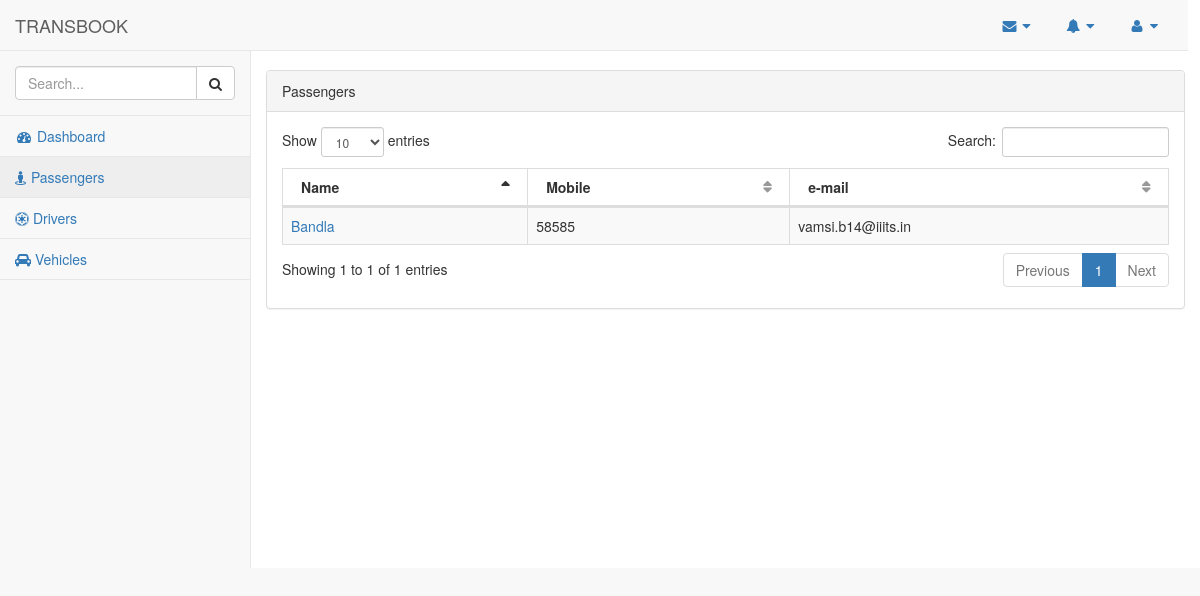
Before: /Transport/allpassengers/ with the older database file.
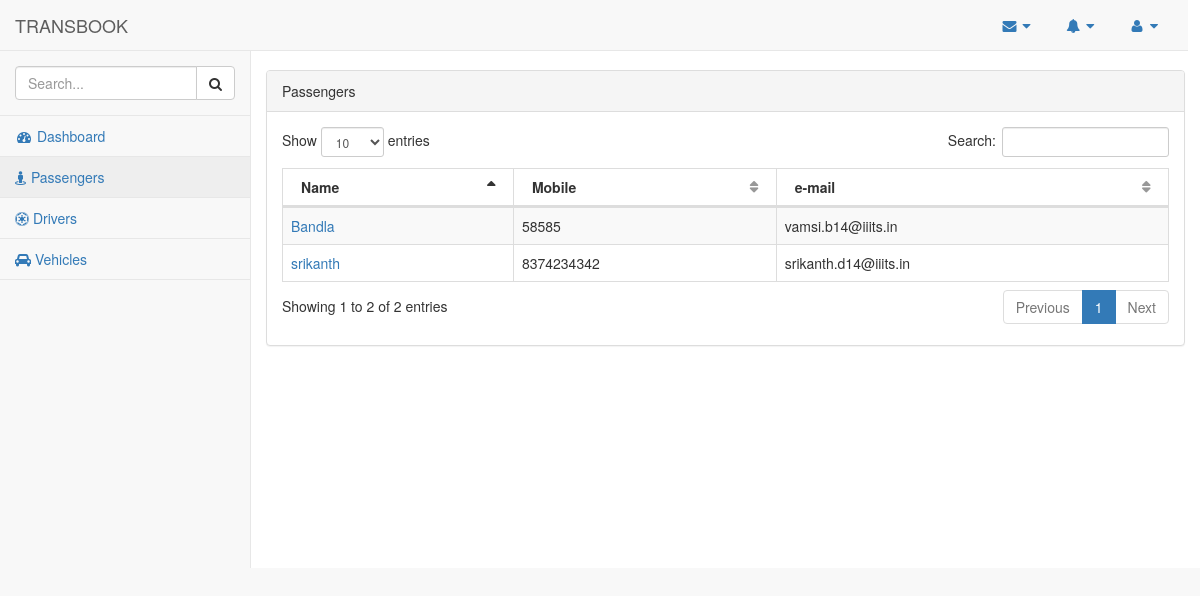
After: the same page with the newer database file.
### Transport/models.py (models this page shows, shortened)
class Passenger(models.Model):#stores all passangers details
    Passenger_My_user   = models.ForeignKey(My_user,on_delete=models.CASCADE, default=0)#to get all details from My user
    Passenger_latitude  = models.FloatField(default=None)#current latitude of passenger
    Passenger_longitude = models.FloatField(default=None)#current longitude of passenger
    Passenger_active    = models.BooleanField(default=None)#

class My_user(models.Model):
    GENDER_CHOICES = (
        ('M', 'Male'),
        ('F', 'Female'),
    )
    My_user_gender      = models.CharField(max_length=1, choices=GENDER_CHOICES,default=None)
    My_user_name        = models.CharField(max_length=250,default=None)
    My_user_phone       = models.IntegerField(default=None)
    My_user_addr        = models.CharField(max_length=250,default=None)
    My_user_email       = models.CharField(max_length=250,default=None)
    My_user_dateOfBirth = models.DateField(default=None,null=True)#To know the age of user

### Transport/views.py (the view)
def allpassengers(request):                                     #displays all passengers
    passengers = Passenger.objects.all()
    context    = {
        "passengers":passengers,
    }
    return render(request,"Transport/passengers.html",context)

### Transport/templates/Transport/passengers.html (shortened to what this page needs)
{%extends 'Transport/base.html'%}
   {% load staticfiles %}
        {%block mapid%}
            <div class="row">
                <div class="col-lg-12">
                    <div class="panel panel-default">
                        <div class="panel-heading">
                            Passengers
                        </div>
                        <div class="panel-body">
                            <table width="100%" class="table table-striped table-bordered table-hover" id="dataTables-example">
                                <thead>
                                    <tr>
                                        <th>Name</th>
                                        <th>Mobile</th>
                                        <th>e-mail</th>
                                    </tr>
                                </thead>
                                <tbody>
                                    {%for passenger in passengers%}
                                        <tr class="odd gradeX">
                                            <td><a href="/Transport/passenger_details/{{passenger.id}}">{{passenger.Passenger_My_user.My_user_name}}</a></td>
                                            <td>{{passenger.Passenger_My_user.My_user_phone}}</td>
                                            <td>{{passenger.Passenger_My_user.My_user_email}}</td>
                                        </tr>
                                    {%endfor%}
                                </tbody>
                            </table>
                        </div>
                    </div>
                </div>
                </div>
        {%endblock%}

Changed rows visible on the page:
added Passenger: Passenger_My_user.My_user_name "srikanth", Passenger_My_user.My_user_phone "8374234342", Passenger_My_user.My_user_email "srikanth.d14@iiits.in"
Other visible differences:
text written by a page script: "Show entries Search: Showing 1 to 1 of 1 entries Previous 1 Next" → "Show entries Search: Showing 1 to 2 of 2 entries Previous 1 Next"
